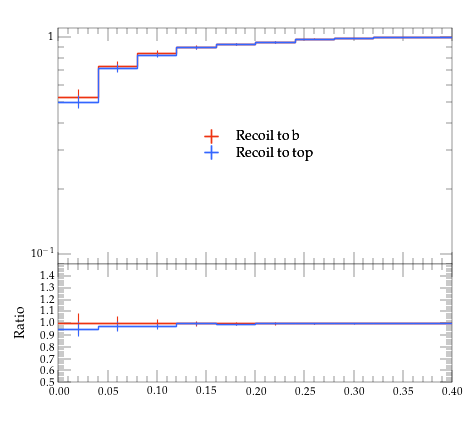

Here is the Python script that generated this plot:
#! /usr/bin/env python

# This Python script was auto-generated using YODA v2.0.2.
# Analysis object: /ATLAS_2013_I1243871/b_Psi_ptbin7
# Timestamp: 06-08-2026 (15:14:29)

import matplotlib as mpl
import matplotlib.pyplot as plt
mpl.use('Agg') # comment out for interactive use
import os
import numpy as np

plotDir = os.path.split(os.path.realpath(__file__))[0]
if 'YODA_USER_PLOT_PATH' in globals():
    plot_outdir = globals()['YODA_USER_PLOT_PATH']
else:
    plot_outdir = plotDir

#plot style
plt.style.use(os.path.join(plotDir, '../default.mplstyle'))
# plot metadata
figW, figH = plt.rcParams['figure.figsize']
ax_xLabel = r''
ax_yLabel = r''
ax_title  = r''
ax_xScale = 'linear'
ax_yScale = 'log'
xLims = (0.0, 0.4)
yLims = (0.09000000000000001, 1.1)

# TeX-friendly labels for the legend
labels = {
    'legend' : ([ r"Recoil to b", r"Recoil to top" ], r""),
}

# Adjust canvas width and height
canvasW = 10.0
canvasH = 9.0
figW *= canvasW/10.
figH *= canvasH/9.

# Create figure and axis objects
fig, (ax, ratio0_ax) = plt.subplots(2, 1, sharex=True,
                  figsize=(figW,figH), gridspec_kw={'height_ratios': (6.0, 3.0)})

# Set figure margins
plt.subplots_adjust(
    left   = 1.0 * plt.rcParams['figure.subplot.left'],
    right  = 1.0 * plt.rcParams['figure.subplot.right'],
    top    = 1.0 * plt.rcParams['figure.subplot.top'],
    bottom = 1.0 * plt.rcParams['figure.subplot.bottom'])

ratio0_ax.yaxis.set_major_locator(mpl.ticker.MultipleLocator(0.1))
ratio0_ax.set_ylim(0.5, 1.4999)
ratio0_ax.set_ylabel('Ratio')

# the numerical data is stored in a separate file
dataf = dict()
prefix = os.path.split(__file__)[0]
if prefix:    prefix = prefix + '/'
exec(open(prefix+'b_Psi_ptbin7__data.py').read(), dataf)


legend_handles = dict() # keep track of handles for the legend

# style options for curves
# starts at zorder>=5 to draw curve on top of legend
styles = {
  'recoil_b': {
    'color' : '#EE3311',
    'linestyle' : '-',
    'linewidth' : 1,
    'marker' : 'none',
    'markersize' : 2,
    'capsize' : 0.0,
    'zorder' : 5,
    'histstyle' : 1,
    'drawstyle' : 'steps-pre',
    'xerrorbars' : 1,
    'yerrorbars' : 1,
    'fillcolor' : None,
    'fillopacity' : 1.0,
    'ratio0_linestyle' : '-',
    'ratio0_linewidth' : 1,
    'ratio0_marker' : 'none',
    'ratio0_markersize' : 2,
    'ratio0_capsize' : 0.0,
    'ratio0_zorder' : 5,
    'ratio0_histstyle' : 1,
    'ratio0_drawstyle' : 'steps-pre',
    'ratio0_xerrorbars' : 1,
    'ratio0_yerrorbars' : 1,
  },
  'recoil_t': {
    'color' : '#3366FF',
    'linestyle' : '-',
    'linewidth' : 1,
    'marker' : 'none',
    'markersize' : 2,
    'capsize' : 0.0,
    'zorder' : 6,
    'histstyle' : 1,
    'drawstyle' : 'steps-pre',
    'xerrorbars' : 1,
    'yerrorbars' : 1,
    'fillcolor' : None,
    'fillopacity' : 1.0,
    'ratio0_linestyle' : '-',
    'ratio0_linewidth' : 1,
    'ratio0_marker' : 'none',
    'ratio0_markersize' : 2,
    'ratio0_capsize' : 0.0,
    'ratio0_zorder' : 6,
    'ratio0_histstyle' : 1,
    'ratio0_drawstyle' : 'steps-pre',
    'ratio0_xerrorbars' : 1,
    'ratio0_yerrorbars' : 1,
  },
}

# curve from input yoda files in main panel
for label, yvals in dataf['yvals'].items():
    if all(np.isnan(v) for v in dataf['yvals'][label]):
        continue
    tmp = None
    if styles[label]['histstyle']: # draw as histogram
        xpos = dataf['xedges'][label] if styles[label]['drawstyle'] else dataf['xpoints'][label]
        ypos = np.insert(yvals, 0, yvals[0]) if styles[label]['drawstyle'] else yvals
        if styles[label]['fillcolor']: # fill area below curve
            ax.fill_between(xpos, ypos, step='pre',
                            color=styles[label]['fillcolor'],
                            alpha=styles[label]['fillopacity'])
        tmp, = ax.plot(xpos, ypos,
                       color=styles[label]['color'],
                       linestyle=styles[label]['linestyle'],
                       linewidth=styles[label]['linewidth'],
                       drawstyle=styles[label]['drawstyle'], solid_joinstyle='miter',
                       zorder=styles[label]['zorder'], label=label)
    tmp = ax.errorbar(dataf['xpoints'][label], yvals,
                      xerr=np.array(dataf['xerrs'][label])*styles[label]['xerrorbars'],
                      yerr=np.array(dataf['yerrs'][label])*styles[label]['yerrorbars'],
                      fmt=styles[label]['marker'], capsize=styles[label]['capsize'],
                      markersize=styles[label]['markersize'],
                      ecolor=styles[label]['color'],
                      color=styles[label]['color'], zorder=styles[label]['zorder'])
    tmp[-1][0].set_linestyle(styles[label]['linestyle'])
    tmp[-1][0].set_linewidth(styles[label]['linewidth'])
    if label in dataf['add_legend_handle']:  legend_handles[label] = tmp
    for varLabel in dataf['variation_yvals'].keys():
        if varLabel.startswith(label):
            tmp, = ax.plot(dataf['xedges'][label], dataf['variation_yvals'][varLabel],
                           color=styles[label]['color'],
                           linestyle=styles[label]['linestyle'],
                           linewidth=styles[label]['linewidth'],
                           drawstyle='steps-pre', solid_joinstyle='miter',
                           zorder=styles[label]['zorder'], alpha=0.5)


# plots on ratio panel
# curve from input yoda files in ratio panel
for label, yvals in dataf['ratio0_yvals'].items():
    if all(np.isnan(v) for v in yvals):
        continue
    if styles[label]['ratio0_histstyle']: # plot as histogram
        xpos = dataf['xedges']['recoil_b'] if styles[label]['ratio0_drawstyle'] else dataf['xpoints']['recoil_b']
        ypos = np.insert(yvals, 0, yvals[0]) if styles[label]['ratio0_drawstyle'] else yvals
        ratio0_ax.plot(xpos, ypos,
                       color=styles[label]['color'],
                       linewidth=styles[label]['linewidth'],
                       linestyle=styles[label]['ratio0_linestyle'],
                       drawstyle=styles[label]['ratio0_drawstyle'], zorder=styles[label]['zorder'],
                       solid_joinstyle='miter')
    tmp = ratio0_ax.errorbar(dataf['xpoints']['recoil_b'], yvals,
                             xerr=np.array(dataf['ref_xerrs'])*styles[label]['ratio0_xerrorbars'],
                             yerr=np.array(dataf['ratio0_yerrs'][label])*styles[label]['ratio0_yerrorbars'],
                             fmt=styles[label]['ratio0_marker'], capsize=styles[label]['ratio0_capsize'],
                             markersize=styles[label]['ratio0_markersize'],
                             ecolor=styles[label]['color'],
                             color=styles[label]['color'])
    tmp[-1][0].set_linestyle(styles[label]['ratio0_linestyle'])
    tmp[-1][0].set_linewidth(styles[label]['ratio0_linewidth'])

    for varlabel in dataf['ratio0_variation_vals'].keys():
        if varlabel.startswith(label):
            ratio0_ax.plot(dataf['xedges']['recoil_b'],
                            dataf['ratio0_variation_vals'][varlabel],
                            color=styles[label]['color'],
                            linestyle=styles[label]['linestyle'],
                            linewidth=styles[label]['linewidth'],
                            drawstyle='steps-pre', solid_joinstyle='miter',
                            zorder=1, alpha=0.5)

legend_items = list(legend_handles.values())
ax.add_artist(ax.legend(legend_items,
                        labels['legend'][0],
                        title=labels['legend'][1],
                        alignment='left',
                        loc='center',
                        bbox_to_anchor=(0.5, 0.5)))

# set plot metadata as defined above
ratio0_ax.set_xlabel(ax_xLabel)
ratio0_ax.xaxis.set_label_coords(1., -0.15)
ax.set_ylabel(ax_yLabel, ha='right', va='top')
ax.yaxis.set_label_coords(-0.11, 1.0)
ax.set_title(ax_title, loc='left')
ax.set_xscale(ax_xScale)
ax.set_yscale(ax_yScale)
ax.set_xlim(xLims)
ax.set_ylim(yLims)

# tick formatting
plt.rcParams['xtick.top'] = True
plt.rcParams['ytick.right'] = True
ax.yaxis.set_major_locator(mpl.ticker.LogLocator(base=10.0, numticks=np.inf))
ax.yaxis.set_minor_locator(mpl.ticker.LogLocator(
                           base=10.0, subs=np.arange(0.1, 1, 0.1), numticks=np.inf))
fig.align_ylabels((ax, ratio0_ax))
plt.savefig(os.path.join(plot_outdir, 'b_Psi_ptbin7.pdf'), format='PDF')
plt.savefig(os.path.join(plot_outdir, 'b_Psi_ptbin7.png'), format='PNG')

plt.close(fig)
